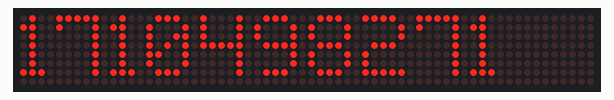
This sketch was run on a simulated ESP8266 (NodeMCU). On the bench: 64×8 LED matrix. WiFi joins after 1.5 s; servers stay silent unless stated; network time is answered at once with the bench clock; the local clock reads 2024-03-15 10:24:30 at power-on unless the sketch sets it; what the sketch prints to the serial monitor is not drawn.

Above: at 1.76 s.
At 3.1 s:
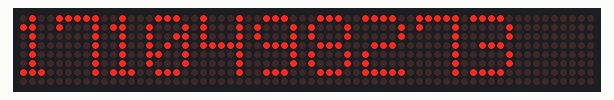
At 4.1 s:
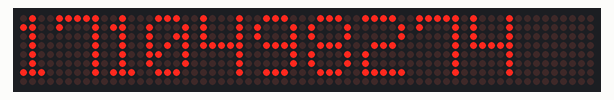

Measured:
- what the display in image 0 shows lasts 0.5 s, from 1.5 s to 2.0 s
- what the display in image 1 shows lasts 1.0 s, from 3.0 s to 4.0 s

The sketch:

main.ino
```cpp
#include <NTPClient.h> //importamos la librería del cliente NTP
#include <ESP8266WiFi.h> //librería necesaria para la conexión wifi
#include <WiFiUdp.h> // importamos librería UDP para comunicar con
                     // NTP

//////------------------Variables y bibliotecas para el uso de Max7219--------------////
#include <MD_Parola.h>
#include <MD_MAX72xx.h>
#include <SPI.h>
unsigned long tiempoUnix;
//------------PARA ESP82666-----------//
#define HARDWARE_TYPE MD_MAX72XX::FC16_HW////Especificamos el tipo de hardware. Está biblioteca tiene muy buena documentación para este tipo de cosas:file:///C:/Users/stief/Documents/Arduino/libraries/MD_MAX72XX/docs/class_m_d___m_a_x72_x_x.html
#define MAX_DEVICES 8// Cada matriz de 8x8 se considera un modulo intependiente
//--------Pines para ESP8266--------//
#define CLK_PIN   14
#define DATA_PIN  13
#define CS_PIN    2
//----Hardware SPI connection------//
MD_Parola P = MD_Parola(HARDWARE_TYPE, CS_PIN, MAX_DEVICES);///Creamos un objeto para la comunicación con el hardware

//------datos para conectarnos a nuestra red wifi-----//
const char *ssid     = "MOVISTAR_382F";
const char *password = "77DBFD8164501F201C5C";

//Definimos el cliente udp para su uso con el server NTP
WiFiUDP ntpUDP;

///sopecificamos el servidor al que nos queremos conectar, el offset que tendremos respecto a la hora del servido (en nuestro caso 0) y cada cuanto tiempo queremos actualizar la lectura
NTPClient timeClient(ntpUDP, "hora.roa.es",0,300000);///En nuestro caso nos hemos conectado al ntp de la hora roa, que es la establecida por el Real Instituto y Observatorio de la Armada (Cádiz) y que es la hora oficial es Epaña

void setup() {
  Serial.begin(115200); // activamos la conexión serial
  P.begin();// iniciamos el MAX7219
  WiFi.begin(ssid, password); // nos conectamos al wifi

// Esperamos hasta que se establezca la conexión wifi
 while ( WiFi.status() != WL_CONNECTED ) {///Mientras que no se haya conectado a la red wifi
    delay ( 500 );
    Serial.print ( "." );//Lo indicamos poniendo puntos suspensivos hasta que conecte
  }

  timeClient.begin(); ////Iniciamos el cliente NTP
}

void loop() {
  timeClient.update(); //sincronizamos con el server NTP

  //Imprimimos en nuestra matriz de leds la hora actual
  tiempoUnix = timeClient.getEpochTime();///Devuelve un unsigned long con el tiepo que ha transcurridodesde el 1 de enero de 1970 (medianoche GMT)
  Serial.println(tiempoUnix);///Imprimimos por pantalla y por la matriz de leds.
  P.print(tiempoUnix,DEC);

}
```
